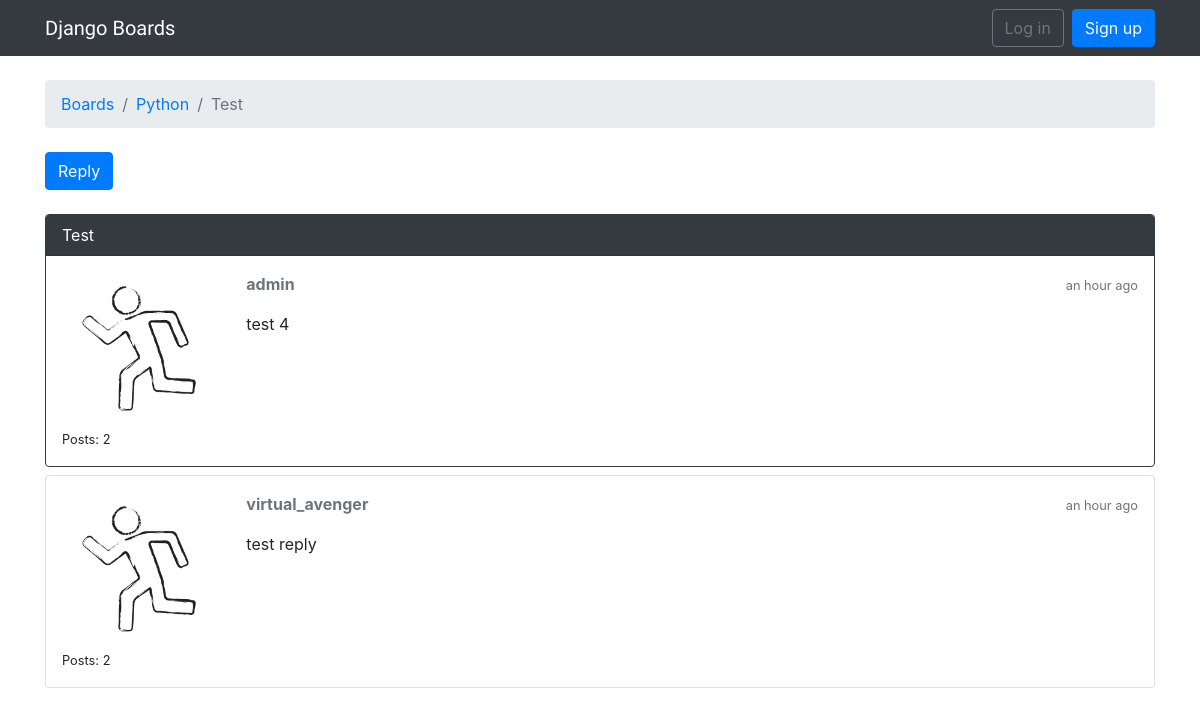
The app's page /boards/2/topics/3/ with its own data.
### boards/models.py (models this page shows, shortened)
class Topic(models.Model):
    subject = models.CharField(max_length=225, unique=True)
    last_updated = models.DateTimeField(auto_now_add=True, null=True)
    board = models.ForeignKey(Board, related_name='topics', on_delete=models.CASCADE)
    starter = models.ForeignKey(User, related_name='topics', on_delete=models.SET('deleted user'))
    views = models.PositiveIntegerField(default=0)

class Board(models.Model):
    name = models.CharField(max_length=30, unique=True)
    description = models.CharField(max_length=100)

class Post(models.Model):
    message = models.TextField(max_length=400)
    topic = models.ForeignKey(Topic, related_name='posts', on_delete=models.CASCADE)
    created_at = models.DateTimeField(auto_now_add=True, null=True)
    updated_at = models.DateTimeField(null=True)
    created_by = models.ForeignKey(User, related_name='posts', on_delete=models.SET('deleted user'))
    updated_by = models.ForeignKey(User, null=True, related_name='+', on_delete=models.SET('deleted user'))
    def get_message_as_markdown(self):
        return mark_safe(markdown(self.message, safe_mode='escape'))

### boards/views.py (the view)
# urls.py: path('boards/<pk>/topics/<topic_pk>/', views.PostListView.as_view(), name='topic_posts'),
class PostListView(ListView):
    model = Post
    context_object_name = 'posts'
    template_name = 'topic_posts.html'
    paginate_by = 20
    def get_context_data(self, **kwargs):
        session_key = 'viewed_topic_{}'.format(self.topic.pk)
        if not self.request.session.get(session_key, False):
            self.topic.views += 1
            self.topic.save()
            self.request.session[session_key] = True
        kwargs['topic'] = self.topic
        return super().get_context_data(**kwargs)
    def get_queryset(self):
        self.topic = get_object_or_404(Topic, board__pk=self.kwargs.get('pk'),
                                       pk=self.kwargs.get('topic_pk'))
        queryset = self.topic.posts.order_by('created_at')
        return queryset

### templates/topic_posts.html (shortened to what this page needs)
{% extends 'base.html' %}
{% load humanize %}
{% load static %}
{% block breadcrumb %}
  <li class="breadcrumb-item"><a href="{% url 'home' %}">Boards</a></li>
  <li class="breadcrumb-item"><a href="{% url 'board_topics' topic.board.pk %}">{{ topic.board.name }}</a></li>
  <li class="breadcrumb-item active">{{ topic.subject }}</li>
{% endblock %}
{% block content %}
  <div class="mb-4">
    <a href="{% url 'reply_topic' topic.board.pk topic.pk %}" class="btn btn-primary" role="button">Reply</a>
  </div>
  {% for post in posts %}
    <div id="{{ post.pk }}" class="card {% if forloop.last %}mb-4{% else %}mb-2{% endif %} {% if forloop.first %}border-dark{% endif %}">
      {% if forloop.first %}
        <div class="card-header text-white bg-dark py-2 px-3">{{ topic.subject }}</div>
      {% endif %}
      <div class="card-body p-3">
        <div class="row">
          <div class="col-2">
            <img src="{% static 'img/avatar.png' %}" alt="{{ post.created_by.username }}" class="w-100">
            <small>Posts: {{ post.created_by.posts.count }}</small>
          </div>
          <div class="col-10">
            <div class="row mb-3">
              <div class="col-6">
                <strong class="text-muted">{{ post.created_by.username }}</strong>
              </div>
              <div class="col-6 text-right">
                <small class="text-muted">{{ post.created_at|naturaltime }}</small>
              </div>
            </div>
            {{ post.get_message_as_markdown }}
          </div>
        </div>
      </div>
    </div>
  {% endfor %}
{% endblock %}

### records on screen
Topic: board.name "Python", subject "Test"
Post: created_by.posts.count "2", created_by.username "admin", created_at "an hour ago", get_message_as_markdown "test 4"
Post: created_by.posts.count "2", created_by.username "virtual_avenger", created_at "an hour ago", get_message_as_markdown "test reply"
